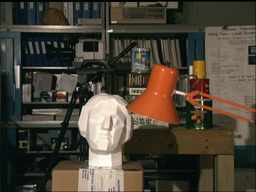
#> input picture tsukuba/left.png, 256 x 192 px, shrunk from 384 x 288 before the run, found by its file name
$ python problem_1.py
#> lines starting #> are read from the running program, lines starting #| are printed output that depends on the picture
#> further down, left is the input picture: shape (192, 256, 3); mean B, G, R 55.4, 67.6, 74.7
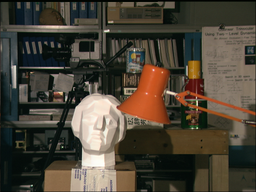
#> input picture tsukuba/right.png, 256 x 192 px, shrunk from 384 x 288 before the run, found by its file name
#> further down, right is the input picture: shape (192, 256, 3); mean B, G, R 55.5, 67.9, 75.3
import cv2
import numpy as np

def l1_distance(x, y):
    return abs(x - y)

def l2_distance(x, y):
    return (x - y) ** 2


def pixel_wise_matching_l1(left_img , right_img , disparity_range , save_result = True):
# Read left , right images then convert to grayscale
#> called with left_img = 'tsukuba\\left.png', right_img = 'tsukuba\\right.png', disparity_range = 16, save_result = True
    left = cv2.imread ( left_img , 0)
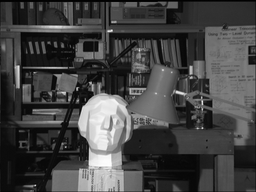
#> left: shape (192, 256); min 0, max 254, mean 67.9
    right = cv2.imread ( right_img , 0)
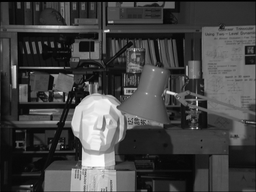
#> right: shape (192, 256); min 0, max 254, mean 68.2

    left = left.astype (np. float32 )
    right = right.astype (np. float32 )

    height , width = left.shape [:2]
#> height = 192; width = 256

    # Create blank disparity map
    depth = np. zeros (( height , width ) , np. uint8 )
    scale = 16
    max_value = 255

    for y in range ( height ) :
        for x in range ( width ):
            disparity = 0
            cost_min = max_value

            for j in range ( disparity_range ) :
                cost = max_value if (x - j) < 0 else l1_distance(int(left[y, x]) ,int(right[y, x - j]))

                if cost < cost_min :
                    cost_min = cost
                    disparity = j

    # Let depth at (y, x) = j ( disparity )
    # Multiply by a scale factor for visualization purpose
            depth [y, x] = disparity * scale
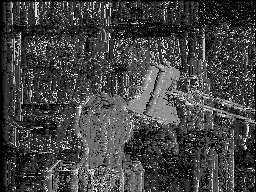
#> depth: shape (192, 256); min 0, max 240, mean 66.9

    if save_result == True :
        print ('Saving result ...')
        # Save results
        cv2.imwrite(f'pixel_wise_l1.png', depth)
        cv2.imwrite(f'pixel_wise_l1_color.png', cv2.applyColorMap(depth , cv2.COLORMAP_JET))
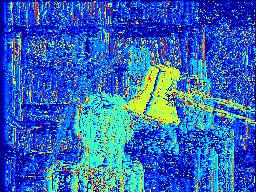
#> saved as pixel_wise_l1_color.png: shape (192, 256, 3); mean B, G, R 192, 102, 38.7

    print ('Done.')

    return depth


def pixel_wise_matching_l2(left_img_path ,right_img_path ,disparity_range ,save_result = True):
#> called with left_img_path = 'tsukuba\\left.png', right_img_path = 'tsukuba\\right.png', disparity_range = 16, save_result = True
    left = cv2.imread (left_img_path , 0)
    right = cv2.imread (right_img_path , 0)

    left = left.astype (np. float32 )
    right = right.astype (np. float32 )

    height , width = left.shape [:2]
#> height = 192; width = 256

    # Create blank disparity map
    depth = np. zeros (( height , width ) , np. uint8 )
    scale = 16
    max_value = 255

    for y in range ( height ) :
        for x in range ( width ):
            disparity = 0
            cost_min = max_value

            for j in range ( disparity_range ) :
                cost = max_value if (x - j) < 0 else l2_distance(int(left[y, x]) ,int(right[y, x - j]))

                if cost < cost_min :
                    cost_min = cost
                    disparity = j

    # Let depth at (y, x) = j ( disparity )
    # Multiply by a scale factor for visualization purpose
            depth [y, x] = disparity * scale
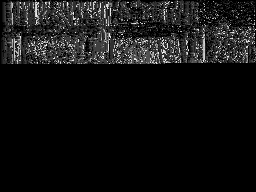
#> depth: shape (192, 256); min 0, max 240, mean 18

    if save_result == True :
        print ('Saving result ...')
        # Save results
        cv2.imwrite(f'pixel_wise_l2.png', depth)
        cv2.imwrite(f'pixel_wise_l2_color.png', cv2.applyColorMap(depth , cv2.COLORMAP_JET))

    print ('Done.')

    return depth

left_img_path = 'tsukuba\\left.png'
right_img_path = 'tsukuba\\right.png'
disparity_range = 16
left = cv2.imread(left_img_path)
right = cv2.imread(right_img_path)

pixel_wise_result_l1 = pixel_wise_matching_l1(left_img_path ,right_img_path ,disparity_range ,save_result = True)

#> (the run stopped early here; a loop or call above may not have finished)
